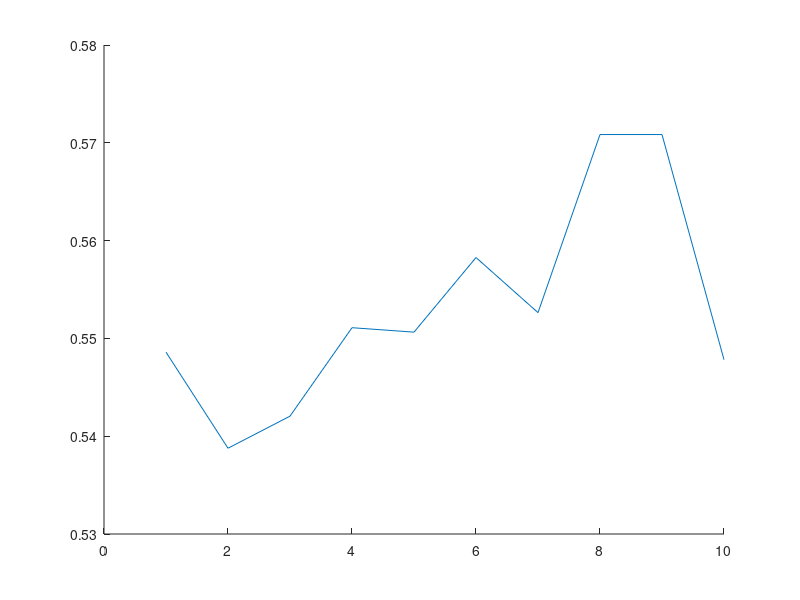

Write MATLAB code to recreate this figure. (Note: this script raises an error after producing the figure.)
data = [0.548593357
0.538769024
0.542049874
0.551094349
0.550641191
0.558269676
0.552635417
0.570844794
0.570844794
0.547825771
];
hold on;
x = 1:10;
plot(x,data);
plot(x,aaa(x) - 0.005);
xlabel('Time');
ylabel('Benifit');
legend('Benifit','Fitted')